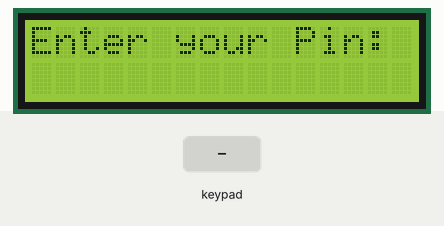
A sketch run on a simulated Arduino Uno, built with avr-gcc and run on an emulated ATmega328P. On the bench: 16×2 character LCD. The inputs (shaded band) are chosen by the test bench.

Above: at 1.2 s.
1.3 s: key 'A' pressed
At 2.5 s:
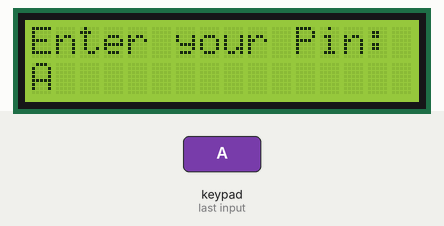
2.8 s: key 'B' pressed
At 4.0 s:
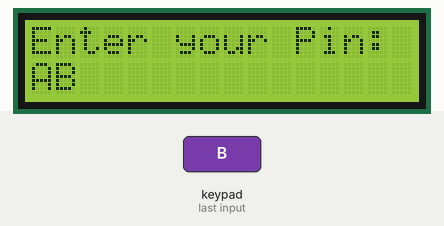
4.3 s: key 'C' pressed
At 5.1 s:
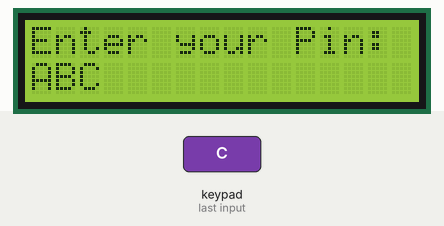
5.8 s: key 'D' pressed
At 6.2 s:
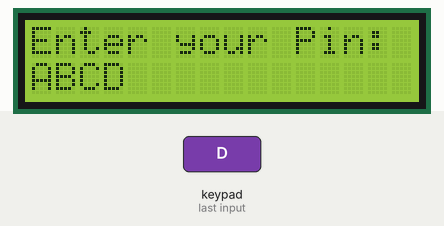
7.3 s: key 'E' pressed
At 8.5 s:
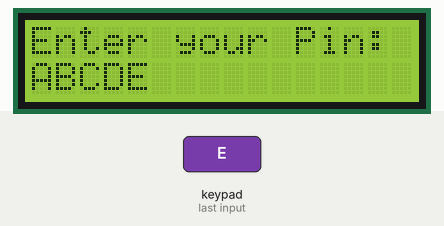
8.8 s: key '1' pressed
At 9.7 s:
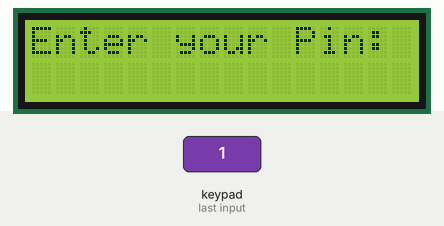
Timing chart, 0 to 11.3 s (numbered marks = the images above; inputs shaded):
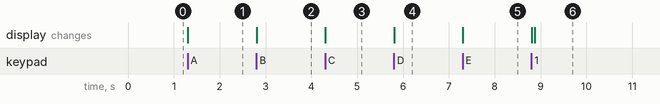

The sketch:

Password_Based_Security_System.ino
```cpp
#include<Keypad.h>
#include<LiquidCrystal.h>
LiquidCrystal lcd(8,9,4,5,6,7);

//Key Setup
#define Password_Length 7
//give enough room for six chars + NULL char
char Data[Password_Length];// 6 is the number of chars it can hold + hold the null char =7
char Master[Password_Length] = "JAE421";
byte data_char =0, data_count, master_count = 0;

char customKey;
const byte ROWS = 4;
const byte COLS = 4;
char keys[ROWS][COLS] = //Maps the rows and columns
{
  {'A','B','C','1'},
  {'D','E','F','2'},
  {'G','H','I','3'},
  {'*','J','#','4'}
};
bool pin = true;
bool pinStatus = false, readerStatus =false,amountStatus = false;
byte rowPins[ROWS] = {10,11,12,13};
byte colPins[COLS] = {A0,A1,A2,A3};

Keypad customKeypad(makeKeymap(keys),rowPins, colPins, ROWS,COLS);

void setup()
{
  // put your setup code here, to run once:
  Serial.begin(9600);
  lcd.begin(16,2);

  if(!customKey)
  {
    lcd.setCursor(0,0);
    lcd.print("Enter your Pin: ");
  }
}
void(*resetFunc)(void)=0;//initialized at address 0

void loop() {
  // put your main code here, to run repeatedly:
  getPin();
}
void clearData(){
  while(data_count!=0)
  {
    Data[data_count--]=0; //clear array for new data
  }
  return;
}
void getPin()
{
  customKey = customKeypad.getKey();
  if(customKey)
  {
    Data[data_count]=customKey;
    lcd.setCursor(data_count,1);
    if(customKey =='*')
    {
      lcd.clear();
      resetFunc();
      data_count = 0;
    }
    lcd.print(Data[data_count]);
    data_count++;
  }
  if(data_count == Password_Length - 1)
  {
    if(!strcmp(Data, Master))//equal to (strcmp(Data, Master)==0)
    {
      lcd.clear();
      lcd.setCursor(0,0);
      lcd.print("Correct Pin!");
//      lcd.setCursor(0,1);
//      lcd.print("Welcome!");
    }
    else
    {
      lcd.clear();
      lcd.setCursor(0,0);
      lcd.print("Wrong Pin!");
      resetFunc();
    }
  }
   //clearData();
  //pinStatus = true;
}
```

Measured:
- after the input at 1.3 s, the display: changes at once (image 1)
- after the input at 2.8 s, the display: changes at once (image 2)
- after the input at 4.3 s, the display: changes at once (image 3)
- after the input at 5.8 s, the display: changes at once (image 4)
- after the input at 7.3 s, the display: changes at once (image 5)
- after the input at 8.8 s, the display: first changes at once (image 6 shows a later state)
